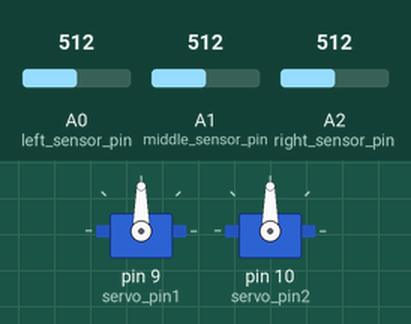
This sketch was run on a simulated Arduino Uno, built with avr-gcc and run on an emulated ATmega328P. On the bench: 2 × servo. Inputs (shaded band) come from the test bench; at power-on: A0 (left_sensor_pin) = 512, A2 (right_sensor_pin) = 512, A1 (middle_sensor_pin) = 512.

Above: at 1.2 s.
1.3 s: A0 (left_sensor_pin) set to 525
At 1.75 s:
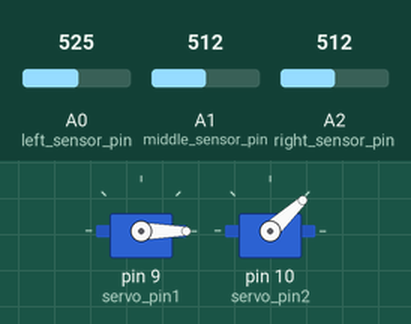
At 3.8 s:
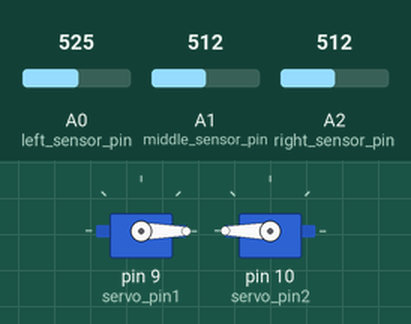
4.3 s: A2 (right_sensor_pin) set to 490
7.3 s: A0 (left_sensor_pin) set to 306
At 8.7 s:
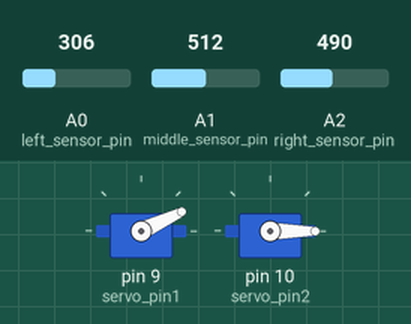
10.3 s: A1 (middle_sensor_pin) set to 496
11.8 s: A1 (middle_sensor_pin) set to 476
At 11.95 s:
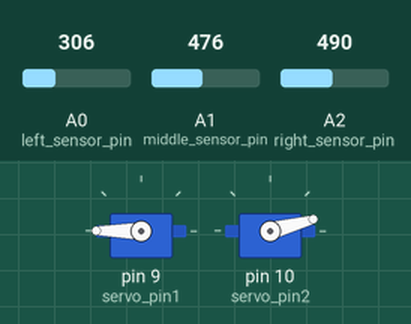
14.8 s: A1 (middle_sensor_pin) set to 306
Timing chart, 0 to 17.8 s (numbered marks = the images above; inputs shaded):
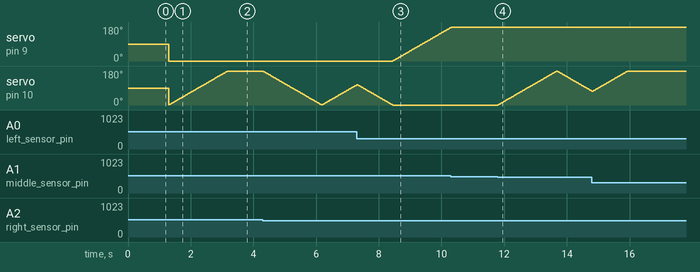

Measured:
- the behaviour switches between 517 and 518 on A0 (left_sensor_pin) (found by bisection; images 0 and 1)
- the behaviour switches between 485 and 484 on A1 (middle_sensor_pin) (found by bisection; images 3 and 4)
- after the input at 1.3 s, servo on pin 9 (servo_pin1): 90° → 0° at once
- after the input at 7.3 s, servo on pin 9 (servo_pin1): moves from 0° to 177° over 1.8 s, starting after 1.1 s
- after the input at 11.8 s, servo on pin 10 (servo_pin2): rises from 0° to 179° in 1.9 s, then falls to 73° in 1.1 s

The sketch:

task.ino
```cpp
#include <Servo.h>
#include <stdlib.h>

Servo myservo_upper;
Servo myservo_lower;

#define DELAY_VALUE 10
#define SENSOR_MARGINE 5

const int servo_pin1 = 9;
const int servo_pin2 = 10;
const int left_sensor_pin = A0;                 // photoresistor1
const int middle_sensor_pin = A1;               // photoresistor0
const int right_sensor_pin = A2;                // photoresistor2
int pos = 0;                                    // variable to store the servo position

int position_upper = 0;
int position_lower = 0;

typedef struct  s_sens {
    int   brightness;
    char  position;
}   t_sens;

t_sens One, Three, Two = {0};

void setup() {
    myservo_upper.attach(servo_pin1);
    myservo_lower.attach(servo_pin2);
    Serial.begin(9600);
}

void update_sensor_values_and_move()
{
    Two.brightness = analogRead(middle_sensor_pin);
    One.brightness = analogRead(left_sensor_pin);
    Three.brightness = analogRead(right_sensor_pin);
    myservo_upper.write(position_upper);
    myservo_lower.write(position_lower);
    delay(DELAY_VALUE);
}

void loop()
{
    Two.brightness = analogRead(middle_sensor_pin);
    One.brightness = analogRead(left_sensor_pin);
    Three.brightness = analogRead(right_sensor_pin);

    while(Three.brightness - One.brightness > SENSOR_MARGINE  && position_upper < 180){
        position_upper += 1;
        update_sensor_values_and_move();
    }
    while (Three.brightness - Two.brightness > SENSOR_MARGINE && position_lower < 180) {
        position_lower += 1;
        update_sensor_values_and_move();
    }
    while (One.brightness - Three.brightness > SENSOR_MARGINE && position_upper > 0) {
        position_upper -= 1;
        update_sensor_values_and_move();
    }
    while (Two.brightness - Three.brightness > SENSOR_MARGINE && position_lower > 0) {
        position_lower -= 1;
        update_sensor_values_and_move();
    }
    while (One.brightness - Two.brightness > SENSOR_MARGINE && position_lower < 180) {
        position_lower += 1;
        update_sensor_values_and_move();
    }
    while (Two.brightness - One.brightness > SENSOR_MARGINE && position_lower > 0) {
        position_lower -= 1;
        update_sensor_values_and_move();
    }
}
```
